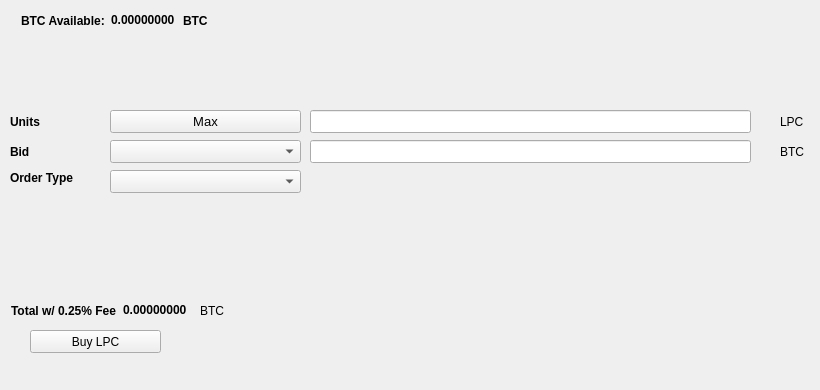
   <widget class="QWidget" name="BuyTab">
    <attribute name="title">
     <string>Buy</string>
    </attribute>
    <widget class="QPushButton" name="BuyLPC">
     <property name="geometry">
      <rect>
       <x>30</x>
       <y>330</y>
       <width>131</width>
       <height>23</height>
      </rect>
     </property>
     <property name="text">
      <string>Buy LPC</string>
     </property>
     <property name="icon">
      <iconset resource="../lightpaycoin.qrc">
       <normaloff>:/icons/bitcoin</normaloff>:/icons/bitcoin</iconset>
     </property>
    </widget>
    <widget class="QLabel" name="label_3">
     <property name="geometry">
      <rect>
       <x>10</x>
       <y>110</y>
       <width>46</width>
       <height>23</height>
      </rect>
     </property>
     <property name="font">
      <font>
       <weight>75</weight>
       <bold>true</bold>
      </font>
     </property>
     <property name="text">
      <string>Units</string>
     </property>
    </widget>
    <widget class="QLineEdit" name="UnitsInput">
     <property name="geometry">
      <rect>
       <x>310</x>
       <y>110</y>
       <width>441</width>
       <height>23</height>
      </rect>
     </property>
     <property name="font">
      <font>
       <pointsize>9</pointsize>
       <weight>75</weight>
       <bold>true</bold>
      </font>
     </property>
    </widget>
    <widget class="QLineEdit" name="BuyBidPriceEdit">
     <property name="geometry">
      <rect>
       <x>310</x>
       <y>140</y>
       <width>441</width>
       <height>23</height>
      </rect>
     </property>
     <property name="font">
      <font>
       <pointsize>9</pointsize>
       <weight>75</weight>
       <bold>true</bold>
      </font>
     </property>
    </widget>
    <widget class="QLabel" name="label_4">
     <property name="geometry">
      <rect>
       <x>780</x>
       <y>110</y>
       <width>31</width>
       <height>23</height>
      </rect>
     </property>
     <property name="text">
      <string>LPC</string>
     </property>
    </widget>
    <widget class="QLabel" name="label_5">
     <property name="geometry">
      <rect>
       <x>780</x>
       <y>140</y>
       <width>31</width>
       <height>23</height>
      </rect>
     </property>
     <property name="text">
      <string>BTC</string>
     </property>
    </widget>
    <widget class="QLabel" name="label_6">
     <property name="geometry">
      <rect>
       <x>10</x>
       <y>140</y>
       <width>46</width>
       <height>23</height>
      </rect>
     </property>
     <property name="font">
      <font>
       <weight>75</weight>
       <bold>true</bold>
      </font>
     </property>
     <property name="text">
      <string>Bid</string>
     </property>
    </widget>
    <widget class="QLabel" name="label_7">
     <property name="geometry">
      <rect>
       <x>10</x>
       <y>170</y>
       <width>91</width>
       <height>16</height>
      </rect>
     </property>
     <property name="font">
      <font>
       <weight>75</weight>
       <bold>true</bold>
      </font>
     </property>
     <property name="text">
      <string>Order Type</string>
     </property>
    </widget>
    <widget class="QPushButton" name="Buy_Max_Amount">
     <property name="geometry">
      <rect>
       <x>110</x>
       <y>110</y>
       <width>191</width>
       <height>23</height>
      </rect>
     </property>
     <property name="font">
      <font>
       <pointsize>10</pointsize>
      </font>
     </property>
     <property name="text">
      <string>Max</string>
     </property>
    </widget>
    <widget class="QComboBox" name="BuyBidcomboBox">
     <property name="geometry">
      <rect>
       <x>110</x>
       <y>140</y>
       <width>191</width>
       <height>23</height>
      </rect>
     </property>
     <property name="font">
      <font>
       <pointsize>10</pointsize>
      </font>
     </property>
    </widget>
    <widget class="QComboBox" name="buyOrdertypeCombo">
     <property name="geometry">
      <rect>
       <x>110</x>
       <y>170</y>
       <width>191</width>
       <height>23</height>
      </rect>
     </property>
     <property name="font">
      <font>
       <pointsize>10</pointsize>
      </font>
     </property>
    </widget>
    <widget class="QWidget" name="layoutWidget1">
     <property name="geometry">
      <rect>
       <x>21</x>
       <y>11</y>
       <width>227</width>
       <height>19</height>
      </rect>
     </property>
     <layout class="QHBoxLayout" name="horizontalLayout_3">
      <item>
       <widget class="QLabel" name="label232">
        <property name="font">
         <font>
          <weight>75</weight>
          <bold>true</bold>
         </font>
        </property>
        <property name="text">
         <string>BTC Available:</string>
        </property>
       </widget>
      </item>
      <item>
       <widget class="QLabel" name="BtcAvailableLbl">
        <property name="palette">
         <palette>
          <active>
           <colorrole role="WindowText">
            <brush brushstyle="SolidPattern">
             <color alpha="255">
              <red>0</red>
              <green>0</green>
              <blue>0</blue>
             </color>
            </brush>
           </colorrole>
           <colorrole role="Button">
            <brush brushstyle="SolidPattern">
             <color alpha="255">
              <red>0</red>
              <green>170</green>
              <blue>0</blue>
             </color>
            </brush>
           </colorrole>
           <colorrole role="Light">
            <brush brushstyle="SolidPattern">
             <color alpha="255">
              <red>0</red>
              <green>255</green>
              <blue>0</blue>
             </color>
            </brush>
           </colorrole>
           <colorrole role="Midlight">
            <brush brushstyle="SolidPattern">
             <color alpha="255">
              <red>0</red>
              <green>212</green>
              <blue>0</blue>
             </color>
            </brush>
           </colorrole>
           <colorrole role="Dark">
            <brush brushstyle="SolidPattern">
             <color alpha="255">
              <red>0</red>
              <green>85</green>
              <blue>0</blue>
             </color>
            </brush>
           </colorrole>
           <colorrole role="Mid">
            <brush brushstyle="SolidPattern">
             <color alpha="255">
              <red>0</red>
              <green>113</green>
              <blue>0</blue>
             </color>
            </brush>
           </colorrole>
           <colorrole role="Text">
            <brush brushstyle="SolidPattern">
             <color alpha="255">
              <red>0</red>
              <green>170</green>
              <blue>0</blue>
             </color>
            </brush>
           </colorrole>
           <colorrole role="BrightText">
            <brush brushstyle="SolidPattern">
             <color alpha="255">
              <red>255</red>
              <green>255</green>
              <blue>255</blue>
             </color>
            </brush>
           </colorrole>
           <colorrole role="ButtonText">
            <brush brushstyle="SolidPattern">
             <color alpha="255">
              <red>0</red>
              <green>0</green>
              <blue>0</blue>
             </color>
            </brush>
           </colorrole>
           <colorrole role="Base">
            <brush brushstyle="SolidPattern">
             <color alpha="255">
              <red>255</red>
              <green>255</green>
              <blue>255</blue>
             </color>
            </brush>
           </colorrole>
           <colorrole role="Window">
            <brush brushstyle="SolidPattern">
             <color alpha="255">
              <red>0</red>
              <green>170</green>
              <blue>0</blue>
             </color>
            </brush>
           </colorrole>
           <colorrole role="Shadow">
            <brush brushstyle="SolidPattern">
             <color alpha="255">
              <red>0</red>
              <green>0</green>
              <blue>0</blue>
             </color>
            </brush>
           </colorrole>
           <colorrole role="AlternateBase">
            <brush brushstyle="SolidPattern">
             <color alpha="255">
              <red>127</red>
              <green>212</green>
              <blue>127</blue>
             </color>
            </brush>
           </colorrole>
           <colorrole role="ToolTipBase">
            <brush brushstyle="SolidPattern">
             <color alpha="255">
              <red>255</red>
              <green>255</green>
              <blue>220</blue>
             </color>
            </brush>
           </colorrole>
           <colorrole role="ToolTipText">
            <brush brushstyle="SolidPattern">
             <color alpha="255">
              <red>0</red>
              <green>0</green>
              <blue>0</blue>
             </color>
            </brush>
           </colorrole>
          </active>
          <inactive>
           <colorrole role="WindowText">
            <brush brushstyle="SolidPattern">
             <color alpha="255">
              <red>0</red>
              <green>0</green>
              <blue>0</blue>
             </color>
            </brush>
           </colorrole>
           <colorrole role="Button">
            <brush brushstyle="SolidPattern">
             <color alpha="255">
              <red>0</red>
              <green>170</green>
              <blue>0</blue>
             </color>
            </brush>
           </colorrole>
           <colorrole role="Light">
            <brush brushstyle="SolidPattern">
             <color alpha="255">
              <red>0</red>
              <green>255</green>
              <blue>0</blue>
             </color>
            </brush>
           </colorrole>
           <colorrole role="Midlight">
            <brush brushstyle="SolidPattern">
             <color alpha="255">
              <red>0</red>
              <green>212</green>
              <blue>0</blue>
             </color>
            </brush>
           </colorrole>
           <colorrole role="Dark">
            <brush brushstyle="SolidPattern">
             <color alpha="255">
              <red>0</red>
              <green>85</green>
              <blue>0</blue>
             </color>
            </brush>
           </colorrole>
           <colorrole role="Mid">
            <brush brushstyle="SolidPattern">
             <color alpha="255">
              <red>0</red>
              <green>113</green>
              <blue>0</blue>
             </color>
            </brush>
           </colorrole>
           <colorrole role="Text">
            <brush brushstyle="SolidPattern">
             <color alpha="255">
              <red>0</red>
              <green>170</green>
              <blue>0</blue>
             </color>
            </brush>
           </colorrole>
           <colorrole role="BrightText">
            <brush brushstyle="SolidPattern">
             <color alpha="255">
              <red>255</red>
              <green>255</green>
              <blue>255</blue>
             </color>
            </brush>
           </colorrole>
           <colorrole role="ButtonText">
            <brush brushstyle="SolidPattern">
             <color alpha="255">
              <red>0</red>
              <green>0</green>
              <blue>0</blue>
             </color>
            </brush>
           </colorrole>
           <colorrole role="Base">
            <brush brushstyle="SolidPattern">
             <color alpha="255">
              <red>255</red>
              <green>255</green>
              <blue>255</blue>
             </color>
            </brush>
           </colorrole>
           <colorrole role="Window">
            <brush brushstyle="SolidPattern">
             <color alpha="255">
              <red>0</red>
              <green>170</green>
              <blue>0</blue>
             </color>
            </brush>
           </colorrole>
           <colorrole role="Shadow">
            <brush brushstyle="SolidPattern">
             <color alpha="255">
              <red>0</red>
              <green>0</green>
              <blue>0</blue>
             </color>
            </brush>
           </colorrole>
           <colorrole role="AlternateBase">
            <brush brushstyle="SolidPattern">
             <color alpha="255">
              <red>127</red>
              <green>212</green>
              <blue>127</blue>
             </color>
            </brush>
           </colorrole>
           <colorrole role="ToolTipBase">
            <brush brushstyle="SolidPattern">
             <color alpha="255">
              <red>255</red>
              <green>255</green>
              <blue>220</blue>
             </color>
            </brush>
           </colorrole>
           <colorrole role="ToolTipText">
            <brush brushstyle="SolidPattern">
             <color alpha="255">
              <red>0</red>
              <green>0</green>
              <blue>0</blue>
             </color>
            </brush>
           </colorrole>
          </inactive>
          <disabled>
           <colorrole role="WindowText">
            <brush brushstyle="SolidPattern">
             <color alpha="255">
              <red>0</red>
              <green>85</green>
              <blue>0</blue>
             </color>
            </brush>
           </colorrole>
           <colorrole role="Button">
            <brush brushstyle="SolidPattern">
             <color alpha="255">
              <red>0</red>
              <green>170</green>
              <blue>0</blue>
             </color>
            </brush>
           </colorrole>
           <colorrole role="Light">
            <brush brushstyle="SolidPattern">
             <color alpha="255">
              <red>0</red>
              <green>255</green>
              <blue>0</blue>
             </color>
            </brush>
           </colorrole>
           <colorrole role="Midlight">
            <brush brushstyle="SolidPattern">
             <color alpha="255">
              <red>0</red>
              <green>212</green>
              <blue>0</blue>
             </color>
            </brush>
           </colorrole>
           <colorrole role="Dark">
            <brush brushstyle="SolidPattern">
             <color alpha="255">
              <red>0</red>
              <green>85</green>
              <blue>0</blue>
             </color>
            </brush>
           </colorrole>
           <colorrole role="Mid">
            <brush brushstyle="SolidPattern">
             <color alpha="255">
              <red>0</red>
              <green>113</green>
              <blue>0</blue>
             </color>
            </brush>
           </colorrole>
           <colorrole role="Text">
            <brush brushstyle="SolidPattern">
             <color alpha="255">
              <red>0</red>
              <green>85</green>
              <blue>0</blue>
             </color>
            </brush>
           </colorrole>
           <colorrole role="BrightText">
            <brush brushstyle="SolidPattern">
             <color alpha="255">
              <red>255</red>
              <green>255</green>
              <blue>255</blue>
             </color>
            </brush>
           </colorrole>
           <colorrole role="ButtonText">
            <brush brushstyle="SolidPattern">
             <color alpha="255">
              <red>0</red>
              <green>85</green>
              <blue>0</blue>
             </color>
            </brush>
           </colorrole>
           <colorrole role="Base">
            <brush brushstyle="SolidPattern">
             <color alpha="255">
              <red>0</red>
              <green>170</green>
              <blue>0</blue>
             </color>
            </brush>
           </colorrole>
           <colorrole role="Window">
            <brush brushstyle="SolidPattern">
             <color alpha="255">
              <red>0</red>
              <green>170</green>
              <blue>0</blue>
             </color>
            </brush>
           </colorrole>
           <colorrole role="Shadow">
            <brush brushstyle="SolidPattern">
             <color alpha="255">
              <red>0</red>
              <green>0</green>
              <blue>0</blue>
             </color>
            </brush>
           </colorrole>
           <colorrole role="AlternateBase">
            <brush brushstyle="SolidPattern">
             <color alpha="255">
              <red>0</red>
              <green>170</green>
              <blue>0</blue>
             </color>
            </brush>
           </colorrole>
           <colorrole role="ToolTipBase">
            <brush brushstyle="SolidPattern">
             <color alpha="255">
              <red>255</red>
              <green>255</green>
              <blue>220</blue>
             </color>
            </brush>
           </colorrole>
           <colorrole role="ToolTipText">
            <brush brushstyle="SolidPattern">
             <color alpha="255">
              <red>0</red>
              <green>0</green>
              <blue>0</blue>
             </color>
            </brush>
           </colorrole>
          </disabled>
         </palette>
        </property>
        <property name="font">
         <font>
          <weight>75</weight>
          <bold>true</bold>
         </font>
        </property>
        <property name="text">
         <string>0.00000000</string>
        </property>
        <property name="textInteractionFlags">
         <set>Qt::LinksAccessibleByMouse|Qt::TextSelectableByKeyboard|Qt::TextSelectableByMouse</set>
        </property>
       </widget>
      </item>
      <item>
       <widget class="QLabel" name="BtcAvailableLbl_2">
        <property name="font">
         <font>
          <weight>75</weight>
          <bold>true</bold>
         </font>
        </property>
        <property name="text">
         <string>BTC</string>
        </property>
       </widget>
      </item>
     </layout>
    </widget>
    <widget class="QWidget" name="layoutWidge2">
     <property name="geometry">
      <rect>
       <x>11</x>
       <y>301</y>
       <width>259</width>
       <height>19</height>
      </rect>
     </property>
     <layout class="QHBoxLayout" name="horizontalLayout_4">
      <item>
       <widget class="QLabel" name="label_9">
        <property name="font">
         <font>
          <weight>75</weight>
          <bold>true</bold>
         </font>
        </property>
        <property name="text">
         <string>Total w/ 0.25% Fee</string>
        </property>
       </widget>
      </item>
      <item>
       <widget class="QLabel" name="BuyCostLabel">
        <property name="palette">
         <palette>
          <active>
           <colorrole role="WindowText">
            <brush brushstyle="SolidPattern">
             <color alpha="255">
              <red>0</red>
              <green>0</green>
              <blue>0</blue>
             </color>
            </brush>
           </colorrole>
           <colorrole role="Button">
            <brush brushstyle="SolidPattern">
             <color alpha="255">
              <red>0</red>
              <green>170</green>
              <blue>0</blue>
             </color>
            </brush>
           </colorrole>
           <colorrole role="Light">
            <brush brushstyle="SolidPattern">
             <color alpha="255">
              <red>0</red>
              <green>255</green>
              <blue>0</blue>
             </color>
            </brush>
           </colorrole>
           <colorrole role="Midlight">
            <brush brushstyle="SolidPattern">
             <color alpha="255">
              <red>0</red>
              <green>212</green>
              <blue>0</blue>
             </color>
            </brush>
           </colorrole>
           <colorrole role="Dark">
            <brush brushstyle="SolidPattern">
             <color alpha="255">
              <red>0</red>
              <green>85</green>
              <blue>0</blue>
             </color>
            </brush>
           </colorrole>
           <colorrole role="Mid">
            <brush brushstyle="SolidPattern">
             <color alpha="255">
              <red>0</red>
              <green>113</green>
              <blue>0</blue>
             </color>
            </brush>
           </colorrole>
           <colorrole role="Text">
            <brush brushstyle="SolidPattern">
             <color alpha="255">
              <red>0</red>
              <green>170</green>
              <blue>0</blue>
             </color>
            </brush>
           </colorrole>
           <colorrole role="BrightText">
            <brush brushstyle="SolidPattern">
             <color alpha="255">
              <red>255</red>
              <green>255</green>
              <blue>255</blue>
             </color>
            </brush>
           </colorrole>
           <colorrole role="ButtonText">
            <brush brushstyle="SolidPattern">
             <color alpha="255">
              <red>0</red>
              <green>0</green>
              <blue>0</blue>
             </color>
            </brush>
           </colorrole>
           <colorrole role="Base">
            <brush brushstyle="SolidPattern">
             <color alpha="255">
              <red>255</red>
              <green>255</green>
              <blue>255</blue>
             </color>
            </brush>
           </colorrole>
           <colorrole role="Window">
            <brush brushstyle="SolidPattern">
             <color alpha="255">
              <red>0</red>
              <green>170</green>
              <blue>0</blue>
             </color>
            </brush>
           </colorrole>
           <colorrole role="Shadow">
            <brush brushstyle="SolidPattern">
             <color alpha="255">
              <red>0</red>
              <green>0</green>
              <blue>0</blue>
             </color>
            </brush>
           </colorrole>
           <colorrole role="AlternateBase">
            <brush brushstyle="SolidPattern">
             <color alpha="255">
              <red>127</red>
              <green>212</green>
              <blue>127</blue>
             </color>
            </brush>
           </colorrole>
           <colorrole role="ToolTipBase">
            <brush brushstyle="SolidPattern">
             <color alpha="255">
              <red>255</red>
              <green>255</green>
              <blue>220</blue>
             </color>
            </brush>
           </colorrole>
           <colorrole role="ToolTipText">
            <brush brushstyle="SolidPattern">
             <color alpha="255">
              <red>0</red>
              <green>0</green>
              <blue>0</blue>
             </color>
            </brush>
           </colorrole>
          </active>
          <inactive>
           <colorrole role="WindowText">
            <brush brushstyle="SolidPattern">
             <color alpha="255">
              <red>0</red>
              <green>0</green>
              <blue>0</blue>
             </color>
            </brush>
           </colorrole>
           <colorrole role="Button">
            <brush brushstyle="SolidPattern">
             <color alpha="255">
              <red>0</red>
              <green>170</green>
              <blue>0</blue>
             </color>
            </brush>
           </colorrole>
           <colorrole role="Light">
            <brush brushstyle="SolidPattern">
             <color alpha="255">
              <red>0</red>
              <green>255</green>
              <blue>0</blue>
             </color>
            </brush>
           </colorrole>
           <colorrole role="Midlight">
            <brush brushstyle="SolidPattern">
             <color alpha="255">
              <red>0</red>
              <green>212</green>
              <blue>0</blue>
             </color>
            </brush>
           </colorrole>
           <colorrole role="Dark">
            <brush brushstyle="SolidPattern">
             <color alpha="255">
              <red>0</red>
              <green>85</green>
              <blue>0</blue>
             </color>
            </brush>
           </colorrole>
           <colorrole role="Mid">
            <brush brushstyle="SolidPattern">
             <color alpha="255">
              <red>0</red>
              <green>113</green>
              <blue>0</blue>
             </color>
            </brush>
           </colorrole>
           <colorrole role="Text">
            <brush brushstyle="SolidPattern">
             <color alpha="255">
              <red>0</red>
              <green>170</green>
              <blue>0</blue>
             </color>
            </brush>
           </colorrole>
           <colorrole role="BrightText">
            <brush brushstyle="SolidPattern">
             <color alpha="255">
              <red>255</red>
              <green>255</green>
              <blue>255</blue>
             </color>
            </brush>
           </colorrole>
           <colorrole role="ButtonText">
            <brush brushstyle="SolidPattern">
             <color alpha="255">
              <red>0</red>
              <green>0</green>
              <blue>0</blue>
             </color>
            </brush>
           </colorrole>
           <colorrole role="Base">
            <brush brushstyle="SolidPattern">
             <color alpha="255">
              <red>255</red>
              <green>255</green>
              <blue>255</blue>
             </color>
            </brush>
           </colorrole>
           <colorrole role="Window">
            <brush brushstyle="SolidPattern">
             <color alpha="255">
              <red>0</red>
              <green>170</green>
              <blue>0</blue>
             </color>
            </brush>
           </colorrole>
           <colorrole role="Shadow">
            <brush brushstyle="SolidPattern">
             <color alpha="255">
              <red>0</red>
              <green>0</green>
              <blue>0</blue>
             </color>
            </brush>
           </colorrole>
           <colorrole role="AlternateBase">
            <brush brushstyle="SolidPattern">
             <color alpha="255">
              <red>127</red>
              <green>212</green>
              <blue>127</blue>
             </color>
            </brush>
           </colorrole>
           <colorrole role="ToolTipBase">
            <brush brushstyle="SolidPattern">
             <color alpha="255">
              <red>255</red>
              <green>255</green>
              <blue>220</blue>
             </color>
            </brush>
           </colorrole>
           <colorrole role="ToolTipText">
            <brush brushstyle="SolidPattern">
             <color alpha="255">
              <red>0</red>
              <green>0</green>
              <blue>0</blue>
             </color>
            </brush>
           </colorrole>
          </inactive>
          <disabled>
           <colorrole role="WindowText">
            <brush brushstyle="SolidPattern">
             <color alpha="255">
              <red>0</red>
              <green>85</green>
              <blue>0</blue>
             </color>
            </brush>
           </colorrole>
           <colorrole role="Button">
            <brush brushstyle="SolidPattern">
             <color alpha="255">
              <red>0</red>
              <green>170</green>
              <blue>0</blue>
             </color>
            </brush>
           </colorrole>
           <colorrole role="Light">
            <brush brushstyle="SolidPattern">
             <color alpha="255">
              <red>0</red>
              <green>255</green>
              <blue>0</blue>
             </color>
            </brush>
           </colorrole>
           <colorrole role="Midlight">
            <brush brushstyle="SolidPattern">
             <color alpha="255">
              <red>0</red>
              <green>212</green>
              <blue>0</blue>
             </color>
            </brush>
           </colorrole>
           <colorrole role="Dark">
            <brush brushstyle="SolidPattern">
             <color alpha="255">
              <red>0</red>
              <green>85</green>
              <blue>0</blue>
             </color>
            </brush>
           </colorrole>
           <colorrole role="Mid">
            <brush brushstyle="SolidPattern">
             <color alpha="255">
              <red>0</red>
              <green>113</green>
              <blue>0</blue>
             </color>
            </brush>
           </colorrole>
           <colorrole role="Text">
            <brush brushstyle="SolidPattern">
             <color alpha="255">
              <red>0</red>
              <green>85</green>
              <blue>0</blue>
             </color>
            </brush>
           </colorrole>
           <colorrole role="BrightText">
            <brush brushstyle="SolidPattern">
             <color alpha="255">
              <red>255</red>
              <green>255</green>
              <blue>255</blue>
             </color>
            </brush>
           </colorrole>
           <colorrole role="ButtonText">
            <brush brushstyle="SolidPattern">
             <color alpha="255">
              <red>0</red>
              <green>85</green>
              <blue>0</blue>
             </color>
            </brush>
           </colorrole>
           <colorrole role="Base">
            <brush brushstyle="SolidPattern">
             <color alpha="255">
              <red>0</red>
              <green>170</green>
              <blue>0</blue>
             </color>
            </brush>
           </colorrole>
           <colorrole role="Window">
            <brush brushstyle="SolidPattern">
             <color alpha="255">
              <red>0</red>
              <green>170</green>
              <blue>0</blue>
             </color>
            </brush>
           </colorrole>
           <colorrole role="Shadow">
            <brush brushstyle="SolidPattern">
             <color alpha="255">
              <red>0</red>
              <green>0</green>
              <blue>0</blue>
             </color>
            </brush>
           </colorrole>
           <colorrole role="AlternateBase">
            <brush brushstyle="SolidPattern">
             <color alpha="255">
              <red>0</red>
              <green>170</green>
              <blue>0</blue>
             </color>
            </brush>
           </colorrole>
           <colorrole role="ToolTipBase">
            <brush brushstyle="SolidPattern">
             <color alpha="255">
              <red>255</red>
              <green>255</green>
              <blue>220</blue>
             </color>
            </brush>
           </colorrole>
           <colorrole role="ToolTipText">
            <brush brushstyle="SolidPattern">
             <color alpha="255">
              <red>0</red>
              <green>0</green>
              <blue>0</blue>
             </color>
            </brush>
           </colorrole>
          </disabled>
         </palette>
        </property>
        <property name="font">
         <font>
          <weight>75</weight>
          <bold>true</bold>
         </font>
        </property>
        <property name="autoFillBackground">
         <bool>false</bool>
        </property>
        <property name="text">
         <string>0.00000000</string>
        </property>
        <property name="textInteractionFlags">
         <set>Qt::LinksAccessibleByMouse|Qt::TextSelectableByMouse</set>
        </property>
       </widget>
      </item>
      <item>
       <widget class="QLabel" name="label_10">
        <property name="font">
         <font>
          <weight>50</weight>
          <bold>false</bold>
         </font>
        </property>
        <property name="text">
         <string>BTC</string>
        </property>
       </widget>
      </item>
     </layout>
    </widget>
    <widget class="QLabel" name="label_24">
     <property name="geometry">
      <rect>
       <x>460</x>
       <y>300</y>
       <width>281</width>
       <height>81</height>
      </rect>
     </property>
     <property name="text">
      <string/>
     </property>
     <property name="pixmap">
      <pixmap>:/images/bittrex</pixmap>
     </property>
    </widget>
   </widget>
